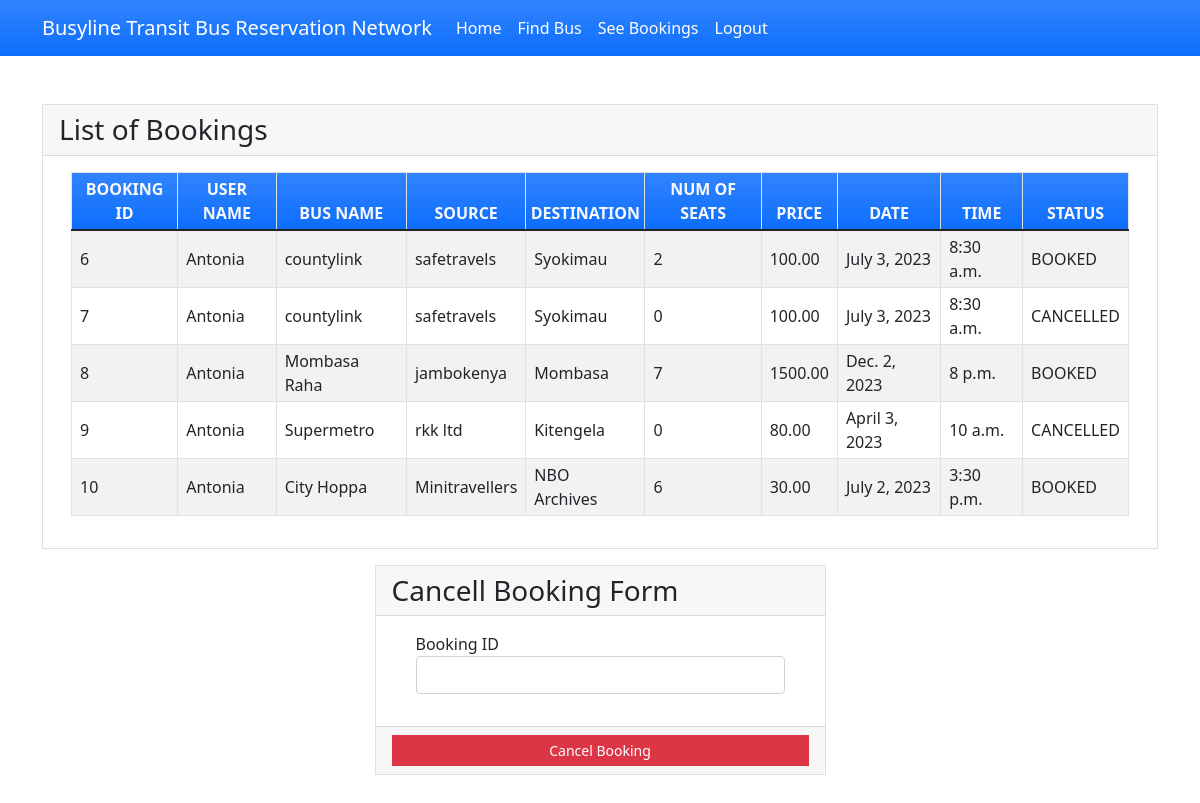
/seebookings/ (signed in), run on the app's committed database.
### myapp/models.py (models this page shows, shortened)
class Book(models.Model):
    BOOKED = 'B'
    CANCELLED = 'C'
    TICKET_STATUSES = ((BOOKED, 'Booked'),
                       (CANCELLED, 'Cancelled'),)
    email = models.EmailField()
    name = models.CharField(max_length=30)
    userid =models.DecimalField(decimal_places=0, max_digits=2)
    busid=models.DecimalField(decimal_places=0, max_digits=2)
    bus_name = models.CharField(max_length=30)
    source = models.CharField(max_length=30)
    dest = models.CharField(max_length=30)
    nos = models.DecimalField(decimal_places=0, max_digits=2)
    price = models.DecimalField(decimal_places=2, max_digits=6)
    date = models.DateField()
    time = models.TimeField()
    status = models.CharField(choices=TICKET_STATUSES, default=BOOKED, max_length=2)
    class Meta:
        verbose_name_plural = "List of Books"

### myapp/views.py (the view)
# urls.py: path('seebookings/', views.seebookings, name="seebookings"),
@login_required(login_url='signin')
def seebookings(request,new={}):
    context = {}
    id_r = request.user.id
    book_list = Book.objects.filter(userid=id_r)
    if book_list:
        return render(request, 'myapp/booklist.html', locals())
    else:
        context["error"] = "Sorry no buses booked"
        return render(request, 'myapp/findbus.html', context)

### myapp/templates/myapp/booklist.html (shortened to what this page needs)
{% extends 'myapp/base.html' %} {% block content %}
<div class="container my-5">
    <div class="card rounded-0">
        <div class="card-header">
            <div class="card-title h3 mb-0">List of Bookings</div>
        </div>
        <div class="card-body">
            <div class="container-fluid">
                <table class="table table-bordered table-striped">
                    <thead>
                        <tr class="bg-gradient bg-primary text-light">
                            <th class="p-1 text-center">BOOKING ID</th>
                            <th class="p-1 text-center">USER NAME</th>
                            <th class="p-1 text-center">BUS NAME</th>
                            <th class="p-1 text-center">SOURCE</th>
                            <th class="p-1 text-center">DESTINATION</th>
                            <th class="p-1 text-center">NUM OF SEATS</th>
                            <th class="p-1 text-center">PRICE</th>
                            <th class="p-1 text-center">DATE</th>
                            <th class="p-1 text-center">TIME</th>
                            <th class="p-1 text-center">STATUS</th>
                        </tr>
                    </thead>
                    {% for row in book_list %}
                    <tr>
                        <td class="px-2 py-1 align-middle">{{row.id}}</td>
                        <td class="px-2 py-1 align-middle">{{row.name}}</td>
                        <td class="px-2 py-1 align-middle">{{row.bus_name}}</td>
                        <td class="px-2 py-1 align-middle">{{row.source}}</td>
                        <td class="px-2 py-1 align-middle">{{row.dest}}</td>
                        <td class="px-2 py-1 align-middle">{{row.nos}}</td>
                        <td class="px-2 py-1 align-middle">{{row.price}}</td>
                        <td class="px-2 py-1 align-middle">{{row.date}}</td>
                        <td class="px-2 py-1 align-middle">{{row.time}}</td>
                        <td class="px-2 py-1 align-middle">{{row.status}}</td>
                    </tr>
                    {% endfor %}
                </table>
            </div>
        </div>
    </div>
    <div class="row mt-3 justify-content-center">
        <div class="col-lg-5 col-md-7 col-sm-10 col-xs-12">
            <div class="card rounded-0">
                <div class="card-header">
                    <div class="card-title h3 mb-0">Cancell Booking Form</div>
                </div>
                <div class="card-body">
                    <div class="container-fluid">
                        <form action="{% url 'cancellings' %}" method="post" id="cancel-form">
                            <div class="mb-3">
                                <label for="bus_id" class="control-label">Booking ID</label>
                                <input name='bus_id' class="form-control" type="number" id="bus_id">
                            </div>
                        </form>
                    </div>
                </div>
                <div class="card-footer text-center">
                    <button class="btn btn-sm rounded-0 btn-danger w-100" form="cancel-form">Cancel Booking</button>
                </div>
            </div>
        </div>
    </div>
</div>
{% endblock %}

### myapp/templates/myapp/base.html (shortened to what this page needs)
<!doctype html>
<html lang="en">
<head>
    <link rel="stylesheet" href="https://cdn.jsdelivr.net/npm/bootstrap@5.1.3/dist/css/bootstrap.min.css">
</head>
<body>
<nav class="navbar navbar-expand-lg navbar-light bg-gradient bg-primary">
    <div class="container">
        <a class="navbar-brand" href="#" style="color: white;">Busyline Transit Bus Reservation Network</a>
        <div class="collapse navbar-collapse" id="navbarNavAltMarkup">
            <div class="navbar-nav" >
                <a class="nav-item nav-link active" href="{% url 'home' %}" style="color: white;">Home</a>
                <a class="nav-item nav-link" href="{% url 'findbus' %}" style="color: white;">Find Bus</a>
                <a class="nav-item nav-link" href="{% url 'seebookings' %}" style="color: white;">See Bookings</a>
                {% if request.user.is_active %}
                <a class="nav-item nav-link " href="{% url 'signout' %}" style="color: white;">Logout</a>
                {% else %}
                <a class="nav-item nav-link " href="{% url 'signup' %}" style="color: white;">Registration</a>
                {% endif %}
            </div>
        </div>
    </div>
</nav>
{% block content %}
{% endblock %}
</body>
</html>

### data on the page
Book: id "6", name "Antonia", bus_name "countylink", source "safetravels", dest "Syokimau", nos "2", price "100.00", date "July 3, 2023", time "8:30 a.m.", status "BOOKED"
Book: id "7", name "Antonia", bus_name "countylink", source "safetravels", dest "Syokimau", nos "0", price "100.00", date "July 3, 2023", time "8:30 a.m.", status "CANCELLED"
Book: id "8", name "Antonia", bus_name "Mombasa Raha", source "jambokenya", dest "Mombasa", nos "7", price "1500.00", date "Dec. 2, 2023", time "8 p.m.", status "BOOKED"
Book: id "9", name "Antonia", bus_name "Supermetro", source "rkk ltd", dest "Kitengela", nos "0", price "80.00", date "April 3, 2023", time "10 a.m.", status "CANCELLED"
Book: id "10", name "Antonia", bus_name "City Hoppa", source "Minitravellers", dest "NBO Archives", nos "6", price "30.00", date "July 2, 2023", time "3:30 p.m.", status "BOOKED"
